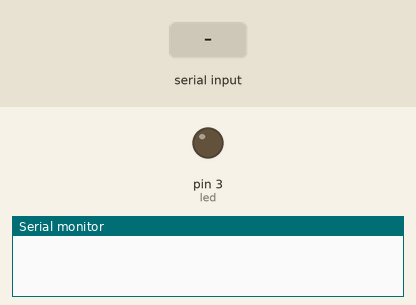
This sketch was run on a simulated Arduino Uno, built with avr-gcc and run on an emulated ATmega328P. Shown: output pins drawn as LEDs (lit = HIGH), the last lines printed to the serial monitor. Inputs (shaded band) come from the test bench.

Above: at 1.2 s.
1.3 s: "1\n" received over Serial
At 2.1 s:
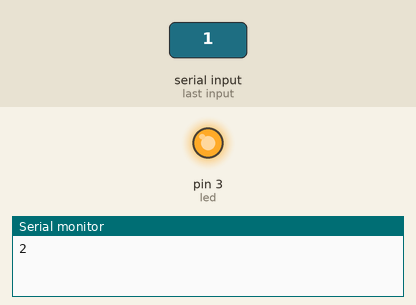
Timing chart, 0 to 4.3 s (numbered marks = the images above; inputs shaded):
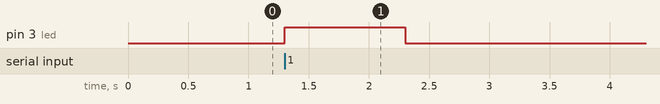

Measured:
- after the input at 1.3 s, pin 3 (led): LOW → HIGH at once, → LOW 1.0 s later

The sketch:

receveur.ino
```cpp
const int led = 3;

void setup() {
  Serial.begin(9600);
  pinMode(led, OUTPUT);
}

void loop() {
  if (Serial.available()){
    int msg = Serial.parseInt();
    if (msg == 1) {
      digitalWrite(led, HIGH);
      Serial.println(2);
    }
    else {
      digitalWrite(led, LOW);
      Serial.println(3);
    }
  }
}
```
